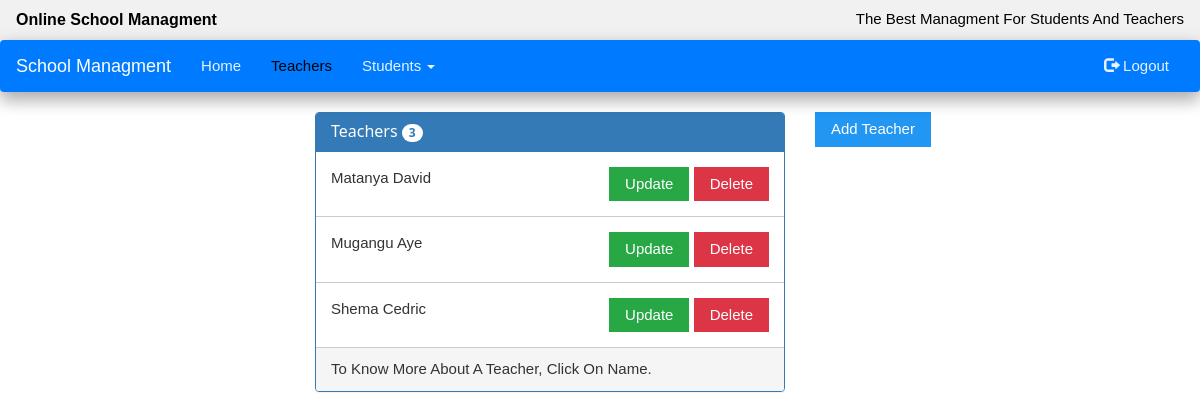
Page /teachers.php (signed in) on the committed database.
### tables this page shows
CREATE TABLE `teachers` (
  `id` int(100) NOT NULL,
  `name` varchar(100) NOT NULL,
  `contact` varchar(100) NOT NULL,
  `level` varchar(255) NOT NULL,
  `lesson` varchar(255) NOT NULL,
  `hours` varchar(255) NOT NULL,
  `sex` varchar(100) NOT NULL
);

### teachers.php (the view, shortened to what this page needs)
<?php
include 'conn.php';
$select=$conn->query("SELECT * FROM teachers");
?>
<!DOCTYPE html>
<html>
<head>
  <link rel="stylesheet" href="bootstrap/css/bootstrap.css">
  <link rel="stylesheet" type="text/css" href="css/w3.css">
    <link rel="stylesheet" type="text/css" href="font-awesome/css/font-awesome.min.css">
</head>
<body>
<?php include 'header.php'; ?>
<div class="col-md-3"></div>
 <div class="panel-group col-md-5">
  <div class="panel panel-primary">
    <div class="panel-heading">
      <h4 class="panel-title">
        Teachers <span class="badge"><?=$select->num_rows ?></span>
      </h4>
    </div>
    <?php while ($row=$select->fetch_assoc()) {  ?>
      <div class="panel-body w3-border-bottom" style="text-transform: capitalize;">
      <a href="desc.php?action=prof&id=<?=$row['id'] ?>"><?=$row['name'] ?></a>
      <span class="w3-right">
        <a href="update.php?action=update&id=<?=$row['id'] ?>" class="w3-btn bg-green">Update</a>
        <a href="delete.php?action=delete&id=<?=$row['id'] ?>&class=teachers&opt=teachers" class="w3-btn bg-red">Delete</a></span>
    </div>
    <?php } ?>
      <div class="panel-footer">To Know More About A Teacher, Click On Name.</div>
  </div>
</div>
<div class="col-md-3">
  <a href="add_tea.php" class="w3-btn w3-blue">Add Teacher</a>
</div>
</body>
</html>

### css/w3.css (style rules this page uses)
html { -ms-text-size-adjust:100%;-webkit-text-size-adjust:100% }
body { margin:0 }
a { -webkit-tap-highlight-color:transparent;background-color:transparent }
html,body { font-family:Verdana,sans-serif;font-size:15px;line-height:1.5 }
h1,h2,h3,h4,h5,h6,.w3-slim,.w3-wide { font-family:"Segoe UI",Arial,sans-serif }
h4 { font-size:20px }
h1,h2,h3,h4,h5,h6 { font-weight:400;margin:10px 0 }
a { color:inherit }
.w3-btn,.w3-btn-block { border:none;display:inline-block;outline:0;padding:6px 16px;vertical-align:middle;overflow:hidden;text-decoration:none !important;color:#fff;background-color:#000;text-align:center;cursor:pointer;white-space:nowrap }
.w3-btn,.w3-btn-floating,.w3-btn-floating-large { -webkit-touch-callout:none;-webkit-user-select:none;-khtml-user-select:none;-moz-user-select:none;-ms-user-select:none;user-select:none; }
.w3-navbar a,.w3-topnav a,.w3-sidenav a,.w3-dropnav a,.w3-pagination li a,.w3-hoverable tbody tr,.w3-btn,.w3-btn-floating,.w3-btn-floating-large,.w3-hover-opacity,.w3-hover-shadow,.w3-accordion-content a,.w3-dropdown-content a,.w3-dropdown-click:hover,.w3-dropdown-hover:hover,.w3-opennav,.w3-closenav,.w3-closebtn, .w3-hover-amber,.w3-hover-aqua,.w3-hover-blue,.w3-hover-light-blue,.w3-hover-brown,.w3-hover-cyan,.w3-hover-blue-grey,.w3-hover-green,.w3-hover-light-green,.w3-hover-indigo,.w3-hover-khaki,.w3-hover-lime,.w3-hover-orange,.w3-hover-deep-orange,.w3-hover-pink, .w3-hover-purple,.w3-hover-deep-purple,.w3-hover-red,.w3-hover-sand,.w3-hover-teal,.w3-hover-yellow,.w3-hover-white,.w3-hover-black,.w3-hover-grey,.w3-hover-light-grey,.w3-hover-dark-grey,.w3-hover-text-amber,.w3-hover-text-aqua,.w3-hover-text-blue,.w3-hover-text-light-blue, .w3-hover-text-brown,.w3-hover-text-cyan,.w3-hover-text-blue-grey,.w3-hover-text-green,.w3-hover-text-light-green,.w3-hover-text-indigo,.w3-hover-text-khaki,.w3-hover-text-lime,.w3-hover-text-orange,.w3-hover-text-deep-orange,.w3-hover-text-pink,.w3-hover-text-purple, .w3-hover-text-deep-purple,.w3-hover-text-red,.w3-hover-text-sand,.w3-hover-text-teal,.w3-hover-text-yellow,.w3-hover-text-white,.w3-hover-text-black,.w3-hover-text-grey,.w3-hover-text-light-grey,.w3-hover-text-dark-grey { -webkit-transition:all 0.3s ease;transition:all 0.3s ease }
.w3-right { float:right !important }
.w3-border-bottom { border-bottom:1px solid #ccc !important }
.w3-blue,.w3-hover-blue:hover { color:#fff !important;background-color:#2196F3 !important }

### rows in the picture
teachers: name "Matanya David"
teachers: name "Mugangu Aye"
teachers: name "Shema Cedric"

### other values in the picture
$select->num_rows "3"
